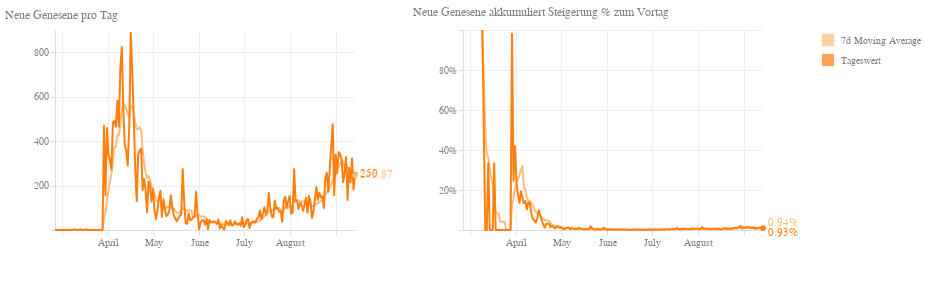

Write notebook code for a chart like this one.
### Code cell
rec_day_base = alt.Chart(df, width=300, height=200
).transform_timeunit(
    date='yearmonthdate(dataTime)'
).transform_aggregate(
    max_total_recovered='max(total_recovered)',
    groupby=['date']
).transform_window(
    rolling_max='max(max_total_recovered)',
    rolling_min='min(max_total_recovered)',
    frame=[-1, 0]
).transform_calculate(
    diff='datum.rolling_max - datum.rolling_min'
)

rec_day_line = rec_day_base.mark_line(
    color='#ff7f0e',
    size=2,
    strokeJoin='round'
).encode(
    alt.X('date:T', title=''),
    alt.Y('diff:Q', title=''),
    tooltip=['date:T', 'diff:Q']
)

rec_day_the_tooltip = rec_day_base.mark_circle(
    color='#ff7f0e',
    size=200,
    opacity=0
).encode(
    alt.X('date:T', title=''),
    alt.Y('diff:Q', title=''),
    tooltip=[alt.Tooltip('date:T', title='Datum'), alt.Tooltip('diff:Q', title='Neue Genesene')]
)

rec_day_the_highlight = rec_day_base.transform_window(
    sort=[alt.SortField("date", order="descending")], 
    rank="rank(date)"
).transform_filter(
    alt.datum.rank == 1
)

rec_day_the_text = rec_day_the_highlight.mark_text(
    align='left',
    color='#ff7f0e',
    dx=5
).encode(
    alt.X('date:T'),
    alt.Y('diff:Q', title=''),
    text=alt.Text("diff:Q")
)

rec_day_the_mark = rec_day_the_highlight.mark_circle(
    color='#ff7f0e',
    opacity=1
).encode(
    alt.X('date:T'),
    alt.Y('diff:Q', title=''),
)

rec_ma_base = rec_day_base.transform_window(
    rolling_mean='mean(diff)',
    frame=[-7, 0]
)

rec_ma_line = rec_ma_base.mark_line(
    color='#ffbb78',
    size=2,
    strokeJoin='round'
).encode(
    alt.X('date:T', title=''),
    alt.Y('rolling_mean:Q', title=''),
)

rec_ma_the_tooltip = rec_ma_base.mark_circle(
    color='#ffbb78',
    size=200,
    opacity=0
).encode(
    alt.X('date:T', title=''),
    alt.Y('rolling_mean:Q', title=''),
    tooltip=[alt.Tooltip('date:T', title='Datum'), alt.Tooltip('rolling_mean:Q', title='7d Moving Average')]
)

rec_ma_the_highlight = rec_ma_base.transform_window(
    sort=[alt.SortField("date", order="descending")], 
    rank="rank(date)"
).transform_filter(
    alt.datum.rank == 1
)

rec_ma_the_text = rec_ma_the_highlight.mark_text(
    align='left',
    color='#ffbb78',
    dx=5
).encode(
    alt.X('date:T'),
    alt.Y('rolling_mean:Q', title=''),
    text=alt.Text("rolling_mean:Q", format=",.2f")
)

rec_ma_the_mark = rec_ma_the_highlight.mark_circle(
    color='#ffbb78',
    opacity=1
).encode(
    alt.X('date:T'),
    alt.Y('rolling_mean:Q', title='')
)

new_rec_by_day = (
    rec_ma_line + rec_day_line + rec_day_the_text +
    rec_day_the_mark + rec_ma_the_text + rec_ma_the_mark +
    rec_ma_the_tooltip + rec_day_the_tooltip
).properties(title='Neue Genesene pro Tag')

rec_percent_base = alt.Chart(df, width=300, height=200
).transform_timeunit(
    date='yearmonthdate(dataTime)'
).transform_aggregate(
    max_total_recovered='max(total_recovered)',
    groupby=['date']
).transform_window(
    rolling_max='max(max_total_recovered)',
    rolling_min='min(max_total_recovered)',
    frame=[-1, 0]
).transform_calculate(
    diff='(datum.rolling_max - datum.rolling_min) / datum.rolling_max'
)

rec_percent_line = rec_percent_base.mark_line(
    color='#ff7f0e',
    size=2,
    strokeJoin='round'
).encode(
    alt.X('date:T', title=''),
    alt.Y('diff:Q', axis=alt.Axis(format='%', title=''), scale=alt.Scale(domain=[0, 1]))
)

rec_percent_the_tooltip = rec_percent_base.mark_circle(
    color='#ff7f0e',
    size=200,
    opacity=0
).encode(
    alt.X('date:T', title=''),
    alt.Y('diff:Q', title=''),
    tooltip=[alt.Tooltip('date:T', title='Datum'), alt.Tooltip('diff:Q', title='Steigerung %', format=".2%")]
)

rec_percent_the_highlight = rec_percent_base.transform_window(
    sort=[alt.SortField("date", order="descending")], 
    rank="rank(date)"
).transform_filter(
    alt.datum.rank == 1
)

rec_percent_the_text = rec_percent_the_highlight.mark_text(
    align='left',
    color='#ff7f0e',
    dx=5,dy=5
).encode(
    alt.X('date:T'),
    alt.Y('diff:Q', title=''),
    text=alt.Text("diff:Q", format=".2%")
)

rec_percent_the_mark = rec_percent_the_highlight.mark_circle(
    color='#ff7f0e',
    opacity=1
).encode(
    alt.X('date:T'),
    alt.Y('diff:Q', title=''),
)

rec_ma_percent = rec_percent_base.transform_window(
    rolling_mean='mean(diff)',
    frame=[-7, 0]
).mark_line(
    color='#ffbb78',
    size=2,
    strokeJoin='round'
).encode(
    alt.X('date:T', title=''),
    alt.Y('rolling_mean:Q', axis=alt.Axis(format='%', title='')),
)

rec_ma_percent_the_tooltip = rec_ma_percent.mark_circle(
    color='#ffbb78',
    size=200,
    opacity=0
).encode(
    alt.X('date:T', title=''),
    alt.Y('rolling_mean:Q', title=''),
    tooltip=[alt.Tooltip('date:T', title='Datum'), alt.Tooltip('rolling_mean:Q', title='7d Moving Average', format=".2%")]
)


rec_ma_percent_the_highlight = rec_ma_percent.transform_window(
    sort=[alt.SortField("date", order="descending")], 
    rank="rank(date)"
).transform_filter(
    alt.datum.rank == 1
)

rec_ma_percent_the_text = rec_ma_percent_the_highlight.mark_text(
    align='left',
    color='#ffbb78',
    dx=5,dy=-5
).encode(
    alt.X('date:T'),
    alt.Y('rolling_mean:Q', title=''),
    text=alt.Text("rolling_mean:Q", format=".2%")
)

rec_ma_percent_the_mark = rec_ma_percent_the_highlight.mark_circle(
    color='#ffbb78',
    opacity=1
).encode(
    alt.X('date:T'),
    alt.Y('rolling_mean:Q', title='')
)

new_rec_percent_by_day = (
    rec_ma_percent + rec_percent_line +
    rec_ma_percent_the_text + rec_ma_percent_the_mark +
    rec_percent_the_text + rec_percent_the_mark +
    rec_ma_percent_the_tooltip + rec_percent_the_tooltip
).properties(title='Neue Genesene akkumuliert Steigerung % zum Vortag')

chart_4_legendDomain = ['Tageswert', '7d Moving Average']
chart_4_legendColors = ['#ff7f0e', '#ffbb78']
chart_4_legendData = pd.DataFrame({
    'label': chart_4_legendDomain
})

legend4 = alt.Chart(chart_4_legendData).mark_square(size=150).encode(
    y=alt.Y(
        'label:N',
        axis=alt.Axis(domain=False, ticks=False, orient='right'),
        title=None
    ),
    color=alt.Color(
        'label',
        scale=alt.Scale(domain=chart_4_legendDomain,range=chart_4_legendColors),
        legend=None
    )
)

chart_4 = (new_rec_by_day | new_rec_percent_by_day | legend4).configure_axis(
    grid=True,
    gridColor="#eee",
    domainColor="#ddd",
    tickColor="#ddd",
    labelColor="gray",
    labelBound=True,
    minExtent=50
).configure_view(
    strokeWidth=0
).configure_title(
    fontSize=12,
    fontWeight='normal',
    anchor='start',
    color='gray'
)
chart_4

### Figure 1 — Vega-Lite specification as saved in the notebook (floating-point values rounded to 4 significant figures; data arrays with more than 128 entries replaced by an {"elided": "..."} marker saying what was removed)
{"config": {"view": {"continuousWidth": 400, "continuousHeight": 300, "strokeWidth": 0}, "axis": {"domainColor": "#ddd", "grid": true, "gridColor": "#eee", "labelBound": true, "labelColor": "gray", "minExtent": 50, "tickColor": "#ddd"}, "title": {"anchor": "start", "color": "gray", "fontSize": 12, "fontWeight": "normal"}}, "hconcat": [{"layer": [{"mark": {"type": "line", "color": "#ffbb78", "size": 2, "strokeJoin": "round"}, "encoding": {"x": {"type": "temporal", "field": "date", "title": ""}, "y": {"type": "quantitative", "field": "rolling_mean", "title": ""}}, "height": 200, "transform": [{"field": "dataTime", "timeUnit": "yearmonthdate", "as": "date"}, {"aggregate": [{"op": "max", "field": "total_recovered", "as": "max_total_recovered"}], "groupby": ["date"]}, {"window": [{"op": "max", "field": "max_total_recovered", "as": "rolling_max"}, {"op": "min", "field": "max_total_recovered", "as": "rolling_min"}], "frame": [-1, 0]}, {"calculate": "datum.rolling_max - datum.rolling_min", "as": "diff"}, {"window": [{"op": "mean", "field": "diff", "as": "rolling_mean"}], "frame": [-7, 0]}], "width": 300}, {"mark": {"type": "line", "color": "#ff7f0e", "size": 2, "strokeJoin": "round"}, "encoding": {"tooltip": [{"type": "temporal", "field": "date"}, {"type": "quantitative", "field": "diff"}], "x": {"type": "temporal", "field": "date", "title": ""}, "y": {"type": "quantitative", "field": "diff", "title": ""}}, "height": 200, "transform": [{"field": "dataTime", "timeUnit": "yearmonthdate", "as": "date"}, {"aggregate": [{"op": "max", "field": "total_recovered", "as": "max_total_recovered"}], "groupby": ["date"]}, {"window": [{"op": "max", "field": "max_total_recovered", "as": "rolling_max"}, {"op": "min", "field": "max_total_recovered", "as": "rolling_min"}], "frame": [-1, 0]}, {"calculate": "datum.rolling_max - datum.rolling_min", "as": "diff"}], "width": 300}, {"mark": {"type": "text", "align": "left", "color": "#ff7f0e", "dx": 5}, "encoding": {"text": {"type": "quantitative", "field": "diff"}, "x": {"type": "temporal", "field": "date"}, "y": {"type": "quantitative", "field": "diff", "title": ""}}, "height": 200, "transform": [{"field": "dataTime", "timeUnit": "yearmonthdate", "as": "date"}, {"aggregate": [{"op": "max", "field": "total_recovered", "as": "max_total_recovered"}], "groupby": ["date"]}, {"window": [{"op": "max", "field": "max_total_recovered", "as": "rolling_max"}, {"op": "min", "field": "max_total_recovered", "as": "rolling_min"}], "frame": [-1, 0]}, {"calculate": "datum.rolling_max - datum.rolling_min", "as": "diff"}, {"window": [{"op": "rank", "field": "date", "as": "rank"}], "sort": [{"field": "date", "order": "descending"}]}, {"filter": "(datum.rank === 1)"}], "width": 300}, {"mark": {"type": "circle", "color": "#ff7f0e", "opacity": 1}, "encoding": {"x": {"type": "temporal", "field": "date"}, "y": {"type": "quantitative", "field": "diff", "title": ""}}, "height": 200, "transform": [{"field": "dataTime", "timeUnit": "yearmonthdate", "as": "date"}, {"aggregate": [{"op": "max", "field": "total_recovered", "as": "max_total_recovered"}], "groupby": ["date"]}, {"window": [{"op": "max", "field": "max_total_recovered", "as": "rolling_max"}, {"op": "min", "field": "max_total_recovered", "as": "rolling_min"}], "frame": [-1, 0]}, {"calculate": "datum.rolling_max - datum.rolling_min", "as": "diff"}, {"window": [{"op": "rank", "field": "date", "as": "rank"}], "sort": [{"field": "date", "order": "descending"}]}, {"filter": "(datum.rank === 1)"}], "width": 300}, {"mark": {"type": "text", "align": "left", "color": "#ffbb78", "dx": 5}, "encoding": {"text": {"type": "quantitative", "field": "rolling_mean", "format": ",.2f"}, "x": {"type": "temporal", "field": "date"}, "y": {"type": "quantitative", "field": "rolling_mean", "title": ""}}, "height": 200, "transform": [{"field": "dataTime", "timeUnit": "yearmonthdate", "as": "date"}, {"aggregate": [{"op": "max", "field": "total_recovered", "as": "max_total_recovered"}], "groupby": ["date"]}, {"window": [{"op": "max", "field": "max_total_recovered", "as": "rolling_max"}, {"op": "min", "field": "max_total_recovered", "as": "rolling_min"}], "frame": [-1, 0]}, {"calculate": "datum.rolling_max - datum.rolling_min", "as": "diff"}, {"window": [{"op": "mean", "field": "diff", "as": "rolling_mean"}], "frame": [-7, 0]}, {"window": [{"op": "rank", "field": "date", "as": "rank"}], "sort": [{"field": "date", "order": "descending"}]}, {"filter": "(datum.rank === 1)"}], "width": 300}, {"mark": {"type": "circle", "color": "#ffbb78", "opacity": 1}, "encoding": {"x": {"type": "temporal", "field": "date"}, "y": {"type": "quantitative", "field": "rolling_mean", "title": ""}}, "height": 200, "transform": [{"field": "dataTime", "timeUnit": "yearmonthdate", "as": "date"}, {"aggregate": [{"op": "max", "field": "total_recovered", "as": "max_total_recovered"}], "groupby": ["date"]}, {"window": [{"op": "max", "field": "max_total_recovered", "as": "rolling_max"}, {"op": "min", "field": "max_total_recovered", "as": "rolling_min"}], "frame": [-1, 0]}, {"calculate": "datum.rolling_max - datum.rolling_min", "as": "diff"}, {"window": [{"op": "mean", "field": "diff", "as": "rolling_mean"}], "frame": [-7, 0]}, {"window": [{"op": "rank", "field": "date", "as": "rank"}], "sort": [{"field": "date", "order": "descending"}]}, {"filter": "(datum.rank === 1)"}], "width": 300}, {"mark": {"type": "circle", "color": "#ffbb78", "opacity": 0, "size": 200}, "encoding": {"tooltip": [{"type": "temporal", "field": "date", "title": "Datum"}, {"type": "quantitative", "field": "rolling_mean", "title": "7d Moving Average"}], "x": {"type": "temporal", "field": "date", "title": ""}, "y": {"type": "quantitative", "field": "rolling_mean", "title": ""}}, "height": 200, "transform": [{"field": "dataTime", "timeUnit": "yearmonthdate", "as": "date"}, {"aggregate": [{"op": "max", "field": "total_recovered", "as": "max_total_recovered"}], "groupby": ["date"]}, {"window": [{"op": "max", "field": "max_total_recovered", "as": "rolling_max"}, {"op": "min", "field": "max_total_recovered", "as": "rolling_min"}], "frame": [-1, 0]}, {"calculate": "datum.rolling_max - datum.rolling_min", "as": "diff"}, {"window": [{"op": "mean", "field": "diff", "as": "rolling_mean"}], "frame": [-7, 0]}], "width": 300}, {"mark": {"type": "circle", "color": "#ff7f0e", "opacity": 0, "size": 200}, "encoding": {"tooltip": [{"type": "temporal", "field": "date", "title": "Datum"}, {"type": "quantitative", "field": "diff", "title": "Neue Genesene"}], "x": {"type": "temporal", "field": "date", "title": ""}, "y": {"type": "quantitative", "field": "diff", "title": ""}}, "height": 200, "transform": [{"field": "dataTime", "timeUnit": "yearmonthdate", "as": "date"}, {"aggregate": [{"op": "max", "field": "total_recovered", "as": "max_total_recovered"}], "groupby": ["date"]}, {"window": [{"op": "max", "field": "max_total_recovered", "as": "rolling_max"}, {"op": "min", "field": "max_total_recovered", "as": "rolling_min"}], "frame": [-1, 0]}, {"calculate": "datum.rolling_max - datum.rolling_min", "as": "diff"}], "width": 300}], "title": "Neue Genesene pro Tag"}, {"layer": [{"mark": {"type": "line", "color": "#ffbb78", "size": 2, "strokeJoin": "round"}, "encoding": {"x": {"type": "temporal", "field": "date", "title": ""}, "y": {"type": "quantitative", "axis": {"format": "%", "title": ""}, "field": "rolling_mean"}}, "height": 200, "transform": [{"field": "dataTime", "timeUnit": "yearmonthdate", "as": "date"}, {"aggregate": [{"op": "max", "field": "total_recovered", "as": "max_total_recovered"}], "groupby": ["date"]}, {"window": [{"op": "max", "field": "max_total_recovered", "as": "rolling_max"}, {"op": "min", "field": "max_total_recovered", "as": "rolling_min"}], "frame": [-1, 0]}, {"calculate": "(datum.rolling_max - datum.rolling_min) / datum.rolling_max", "as": "diff"}, {"window": [{"op": "mean", "field": "diff", "as": "rolling_mean"}], "frame": [-7, 0]}], "width": 300}, {"mark": {"type": "line", "color": "#ff7f0e", "size": 2, "strokeJoin": "round"}, "encoding": {"x": {"type": "temporal", "field": "date", "title": ""}, "y": {"type": "quantitative", "axis": {"format": "%", "title": ""}, "field": "diff", "scale": {"domain": [0, 1]}}}, "height": 200, "transform": [{"field": "dataTime", "timeUnit": "yearmonthdate", "as": "date"}, {"aggregate": [{"op": "max", "field": "total_recovered", "as": "max_total_recovered"}], "groupby": ["date"]}, {"window": [{"op": "max", "field": "max_total_recovered", "as": "rolling_max"}, {"op": "min", "field": "max_total_recovered", "as": "rolling_min"}], "frame": [-1, 0]}, {"calculate": "(datum.rolling_max - datum.rolling_min) / datum.rolling_max", "as": "diff"}], "width": 300}, {"mark": {"type": "text", "align": "left", "color": "#ffbb78", "dx": 5, "dy": -5}, "encoding": {"text": {"type": "quantitative", "field": "rolling_mean", "format": ".2%"}, "x": {"type": "temporal", "field": "date"}, "y": {"type": "quantitative", "field": "rolling_mean", "title": ""}}, "height": 200, "transform": [{"field": "dataTime", "timeUnit": "yearmonthdate", "as": "date"}, {"aggregate": [{"op": "max", "field": "total_recovered", "as": "max_total_recovered"}], "groupby": ["date"]}, {"window": [{"op": "max", "field": "max_total_recovered", "as": "rolling_max"}, {"op": "min", "field": "max_total_recovered", "as": "rolling_min"}], "frame": [-1, 0]}, {"calculate": "(datum.rolling_max - datum.rolling_min) / datum.rolling_max", "as": "diff"}, {"window": [{"op": "mean", "field": "diff", "as": "rolling_mean"}], "frame": [-7, 0]}, {"window": [{"op": "rank", "field": "date", "as": "rank"}], "sort": [{"field": "date", "order": "descending"}]}, {"filter": "(datum.rank === 1)"}], "width": 300}, {"mark": {"type": "circle", "color": "#ffbb78", "opacity": 1}, "encoding": {"x": {"type": "temporal", "field": "date"}, "y": {"type": "quantitative", "field": "rolling_mean", "title": ""}}, "height": 200, "transform": [{"field": "dataTime", "timeUnit": "yearmonthdate", "as": "date"}, {"aggregate": [{"op": "max", "field": "total_recovered", "as": "max_total_recovered"}], "groupby": ["date"]}, {"window": [{"op": "max", "field": "max_total_recovered", "as": "rolling_max"}, {"op": "min", "field": "max_total_recovered", "as": "rolling_min"}], "frame": [-1, 0]}, {"calculate": "(datum.rolling_max - datum.rolling_min) / datum.rolling_max", "as": "diff"}, {"window": [{"op": "mean", "field": "diff", "as": "rolling_mean"}], "frame": [-7, 0]}, {"window": [{"op": "rank", "field": "date", "as": "rank"}], "sort": [{"field": "date", "order": "descending"}]}, {"filter": "(datum.rank === 1)"}], "width": 300}, {"mark": {"type": "text", "align": "left", "color": "#ff7f0e", "dx": 5, "dy": 5}, "encoding": {"text": {"type": "quantitative", "field": "diff", "format": ".2%"}, "x": {"type": "temporal", "field": "date"}, "y": {"type": "quantitative", "field": "diff", "title": ""}}, "height": 200, "transform": [{"field": "dataTime", "timeUnit": "yearmonthdate", "as": "date"}, {"aggregate": [{"op": "max", "field": "total_recovered", "as": "max_total_recovered"}], "groupby": ["date"]}, {"window": [{"op": "max", "field": "max_total_recovered", "as": "rolling_max"}, {"op": "min", "field": "max_total_recovered", "as": "rolling_min"}], "frame": [-1, 0]}, {"calculate": "(datum.rolling_max - datum.rolling_min) / datum.rolling_max", "as": "diff"}, {"window": [{"op": "rank", "field": "date", "as": "rank"}], "sort": [{"field": "date", "order": "descending"}]}, {"filter": "(datum.rank === 1)"}], "width": 300}, {"mark": {"type": "circle", "color": "#ff7f0e", "opacity": 1}, "encoding": {"x": {"type": "temporal", "field": "date"}, "y": {"type": "quantitative", "field": "diff", "title": ""}}, "height": 200, "transform": [{"field": "dataTime", "timeUnit": "yearmonthdate", "as": "date"}, {"aggregate": [{"op": "max", "field": "total_recovered", "as": "max_total_recovered"}], "groupby": ["date"]}, {"window": [{"op": "max", "field": "max_total_recovered", "as": "rolling_max"}, {"op": "min", "field": "max_total_recovered", "as": "rolling_min"}], "frame": [-1, 0]}, {"calculate": "(datum.rolling_max - datum.rolling_min) / datum.rolling_max", "as": "diff"}, {"window": [{"op": "rank", "field": "date", "as": "rank"}], "sort": [{"field": "date", "order": "descending"}]}, {"filter": "(datum.rank === 1)"}], "width": 300}, {"mark": {"type": "circle", "color": "#ffbb78", "opacity": 0, "size": 200}, "encoding": {"tooltip": [{"type": "temporal", "field": "date", "title": "Datum"}, {"type": "quantitative", "field": "rolling_mean", "format": ".2%", "title": "7d Moving Average"}], "x": {"type": "temporal", "field": "date", "title": ""}, "y": {"type": "quantitative", "field": "rolling_mean", "title": ""}}, "height": 200, "transform": [{"field": "dataTime", "timeUnit": "yearmonthdate", "as": "date"}, {"aggregate": [{"op": "max", "field": "total_recovered", "as": "max_total_recovered"}], "groupby": ["date"]}, {"window": [{"op": "max", "field": "max_total_recovered", "as": "rolling_max"}, {"op": "min", "field": "max_total_recovered", "as": "rolling_min"}], "frame": [-1, 0]}, {"calculate": "(datum.rolling_max - datum.rolling_min) / datum.rolling_max", "as": "diff"}, {"window": [{"op": "mean", "field": "diff", "as": "rolling_mean"}], "frame": [-7, 0]}], "width": 300}, {"mark": {"type": "circle", "color": "#ff7f0e", "opacity": 0, "size": 200}, "encoding": {"tooltip": [{"type": "temporal", "field": "date", "title": "Datum"}, {"type": "quantitative", "field": "diff", "format": ".2%", "title": "Steigerung %"}], "x": {"type": "temporal", "field": "date", "title": ""}, "y": {"type": "quantitative", "field": "diff", "title": ""}}, "height": 200, "transform": [{"field": "dataTime", "timeUnit": "yearmonthdate", "as": "date"}, {"aggregate": [{"op": "max", "field": "total_recovered", "as": "max_total_recovered"}], "groupby": ["date"]}, {"window": [{"op": "max", "field": "max_total_recovered", "as": "rolling_max"}, {"op": "min", "field": "max_total_recovered", "as": "rolling_min"}], "frame": [-1, 0]}, {"calculate": "(datum.rolling_max - datum.rolling_min) / datum.rolling_max", "as": "diff"}], "width": 300}], "title": "Neue Genesene akkumuliert Steigerung % zum Vortag"}, {"data": {"name": "data-793b2339a016668726e02e8737965916"}, "mark": {"type": "square", "size": 150}, "encoding": {"color": {"type": "nominal", "field": "label", "legend": null, "scale": {"domain": ["Tageswert", "7d Moving Average"], "range": ["#ff7f0e", "#ffbb78"]}}, "y": {"type": "nominal", "axis": {"domain": false, "orient": "right", "ticks": false}, "field": "label", "title": null}}}], "data": {"name": "data-11206cdd89530bb8a7ed5f12c9d10221"}, "$schema": "https://vega.github.io/schema/vega-lite/v4.8.1.json", "datasets": {"data-11206cdd89530bb8a7ed5f12c9d10221": {"elided": "198 records"}, "data-793b2339a016668726e02e8737965916": [{"label": "Tageswert"}, {"label": "7d Moving Average"}]}}
